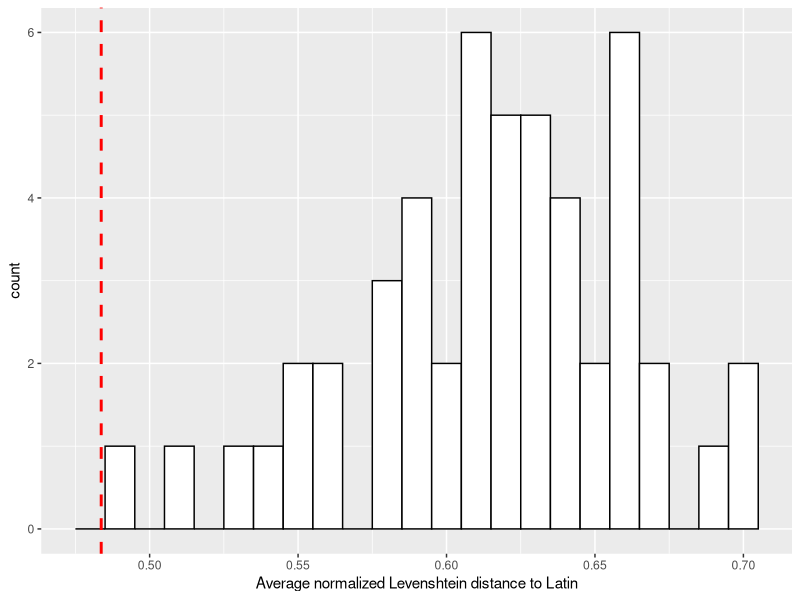
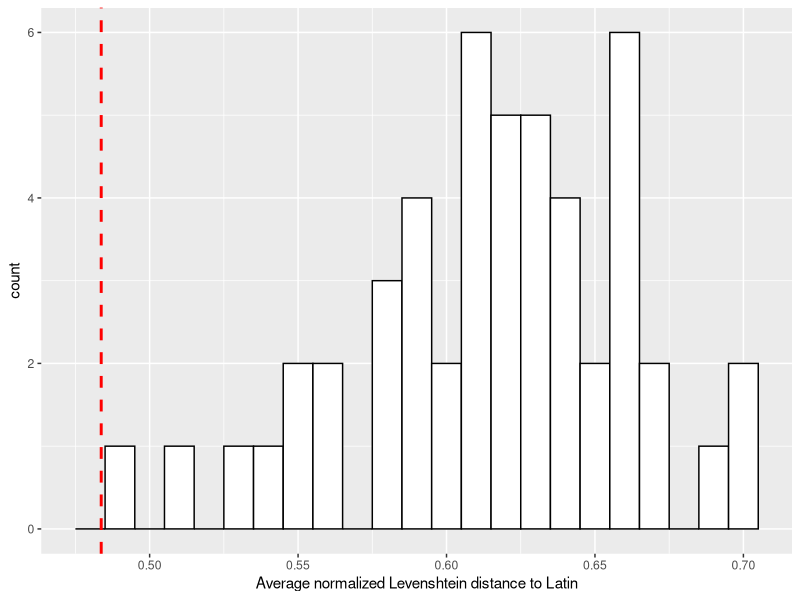

Write the R code that produced these figures, in order.
library(ggplot2)

dat <- read.table('romanceEvaluation.csv',
                  sep=',')

colnames(dat) <- c('doculect','LDN')

pr <- dat[dat$doculect=='Proto-Romance',]

extant = dat[dat$doculect!='Proto-Romance',]

p <- ggplot(data=extant,aes(x=LDN)) +
    geom_histogram(colour='black',fill='white',binwidth=.01) +
    geom_vline(aes(xintercept=pr$LDN),colour='red',
               linetype='dashed',size=1) +
    xlab('Average normalized Levenshtein distance to Latin')
p

ggsave('evaluation.svg',p)
